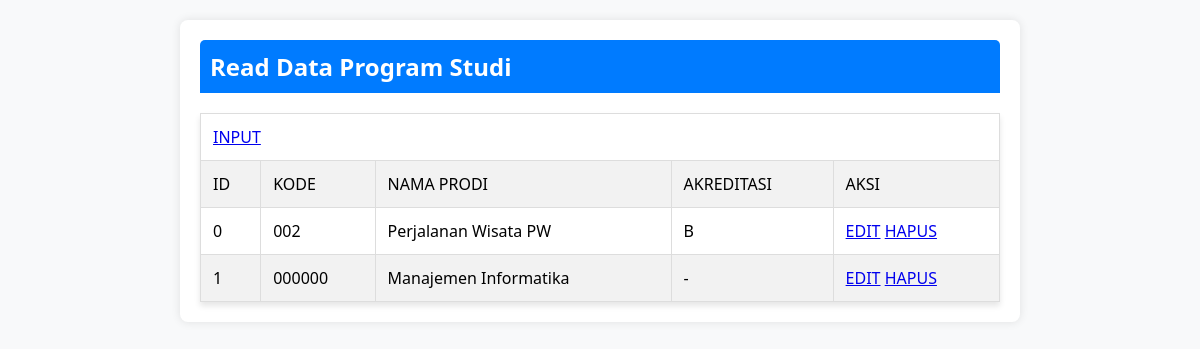
Before: /ua/curd_prodi.php (signed in) with the older database file.
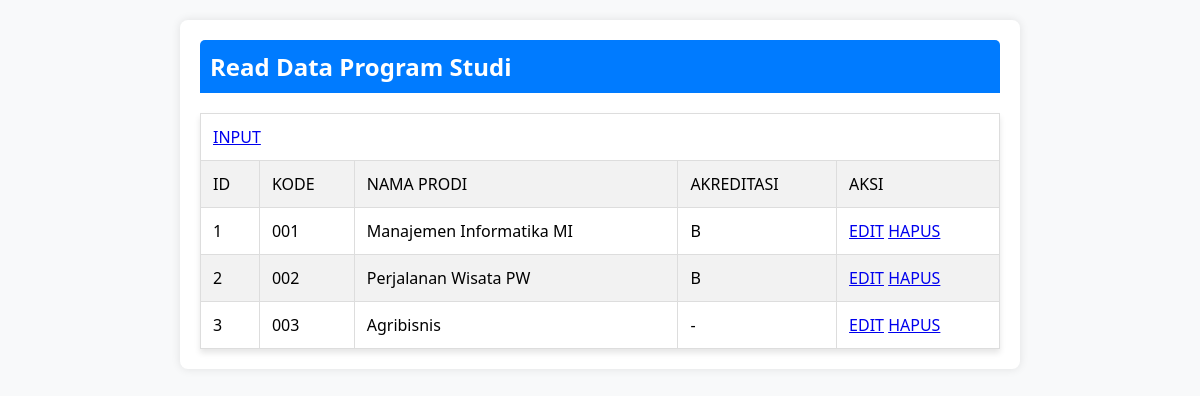
After: the same page with the newer database file.
### tables this page shows
CREATE TABLE `dt_prodi` (
  `idprodi` int(11) NOT NULL,
  `kdprodi` varchar(6) DEFAULT NULL,
  `nmprodi` varchar(70) DEFAULT NULL,
  `akreditasi` enum('A','B','C','-') DEFAULT NULL
);

### ua/curd_prodi.php (the view, shortened to what this page needs)
<!DOCTYPE html>
<html lang="en">
<head>
</head>
<body>
    <div class="container">
    <?php
        $hub = open_connection();
        $a = isset($_GET["a"]) ? $_GET["a"] : '';
        switch ($a) {
            default:
                read_data();
                break;
        }
        function read_data()
        {
            global $hub;
            $query = "SELECT * FROM dt_prodi";
            $result = $hub->query($query);
        ?>
        <h2>Read Data Program Studi</h2>
        <table border=1 cellpadding=2>
        <tr><td colspan="5">
        <a href="curd_prodi.php?a=input">INPUT</a>
        </td></tr>
        <tr>
            <td>ID</td>
            <td>KODE</td>
            <td>NAMA PRODI</td>
            <td>AKREDITASI</td>
            <td>AKSI</td></tr>
        <?php
        while($row = $result->fetch(PDO::FETCH_ASSOC)) {
            ?>
            <tr>
            <td><?php echo $row['idprodi']; ?></td>
            <td><?php echo $row['kdprodi']; ?></td>
            <td><?php echo $row['nmprodi']; ?></td>
            <td><?php echo $row['akreditasi']; ?></td>
            <td>
            <a href="curd_prodi.php?a=edit&id=<?php echo $row['idprodi']; ?>">EDIT</a>
            <a href="curd_prodi.php?a=hapus&id=<?php echo $row['idprodi']; ?>">HAPUS</a>
            </td>
            </tr>
            <?php
        }
        ?>
        </table>
        <?php
    }
        ?>
    </div>
</body>
</html>

Changed rows visible on the page:
removed dt_prodi: idprodi "0", kdprodi "002", nmprodi "Perjalanan Wisata PW", akreditasi "B"
changed dt_prodi id 1: kdprodi "000000" → "001"; nmprodi "Manajemen Informatika" → "Manajemen Informatika MI"; akreditasi "-" → "B"
added dt_prodi: idprodi "2", kdprodi "002", nmprodi "Perjalanan Wisata PW", akreditasi "B"
added dt_prodi: idprodi "3", kdprodi "003", nmprodi "Agribisnis", akreditasi "-"
